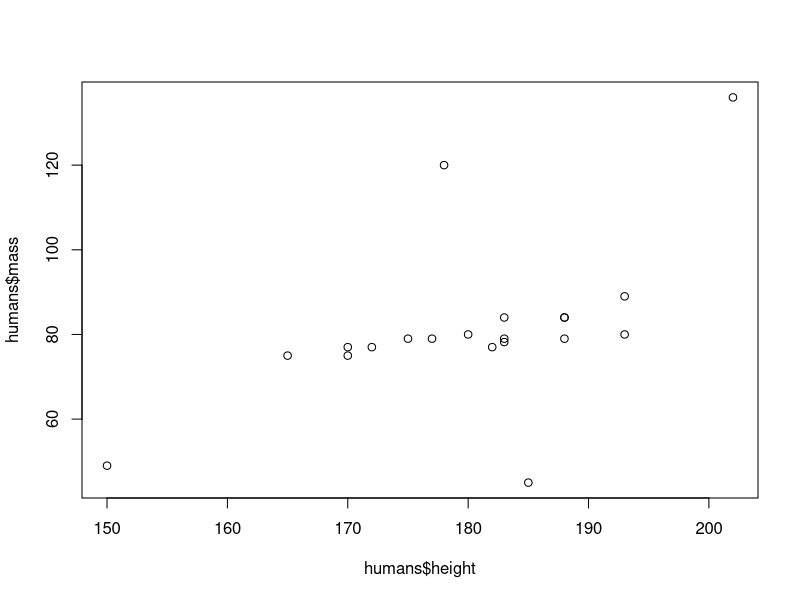
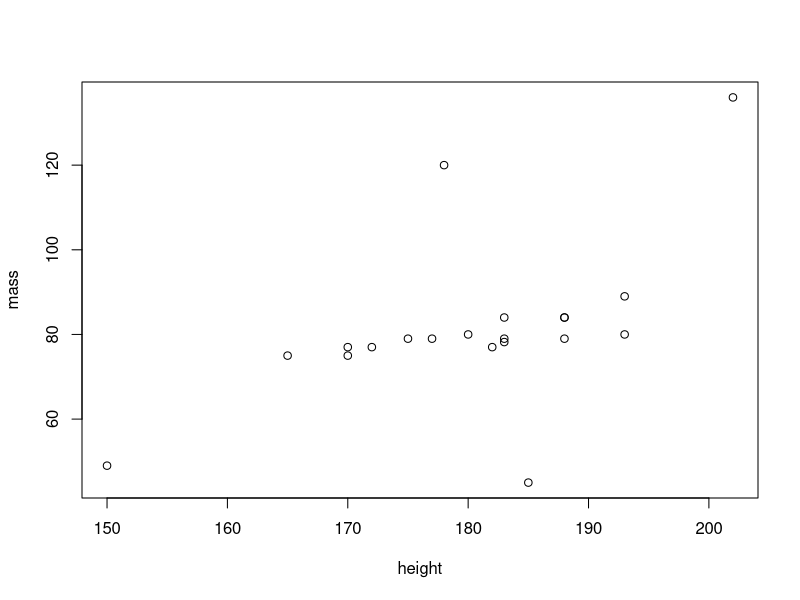
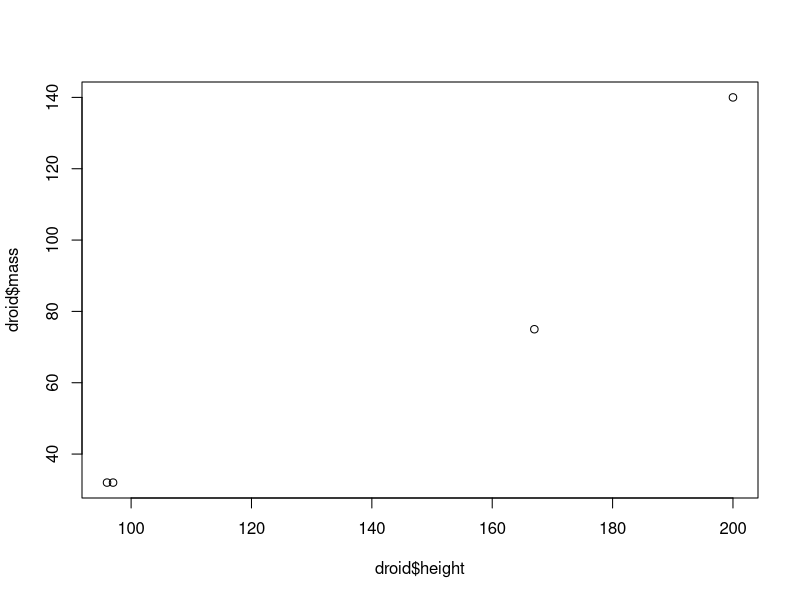
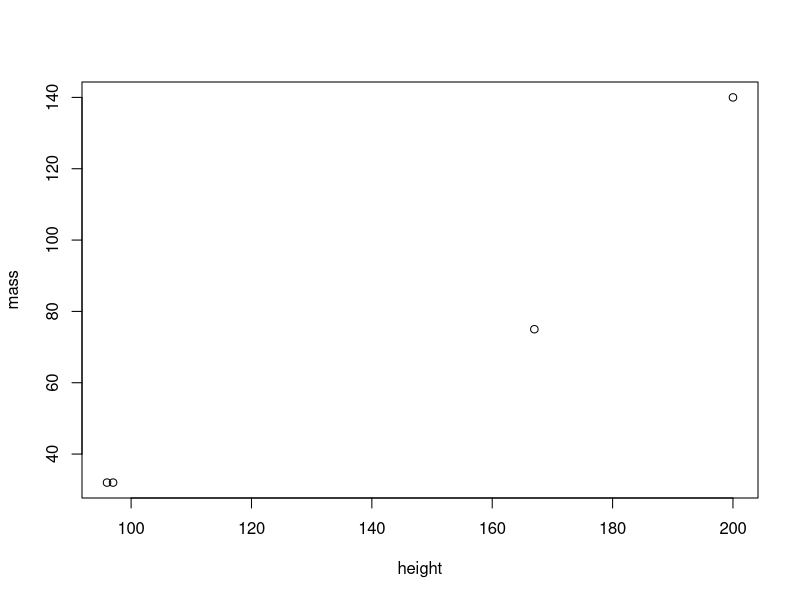

Write the R code that produced these figures, in order.
## ---- chunk 1
library(tidyverse)
## ---- chunk 2
glimpse(starwars)
starwars
## ---- chunk 3
humans <- starwars %>% filter(species == "Human")
plot(humans$height, humans$mass)

starwars %>% filter(species == "Human") %>% plot(mass ~ height, data = .)

## ---- chunk 4

droid <- starwars %>% filter(species == "Droid")
plot(droid$height, droid$mass)

starwars %>% filter(species == "Droid") %>% plot(mass ~ height, data = .)
## ---- chunk 5
starwars %>% group_by(homeworld) %>% count() %>% arrange(desc(n))


## ---- chunk 6
starwars %>% group_by(homeworld) %>% count() %>% arrange(desc(n))
## ---- chunk 7

average_height <- starwars %>% group_by(eye_color) %>% summarize(mean(height))
## ---- chunk 8
starwars %>% group_by(eye_color) %>% summarize(mean(height)) %>% filter(eye_color == "brown")

## ---- chunk 9
starwars %>% group_by(eye_color) %>% summarize(mean(na.omit(height)))

## ---- chunk 10
starwars %>% filter(sex == "male") %>% arrange(desc(height))
starwars %>% filter(eye_color == "blue" & sex == "female") %>% count()
